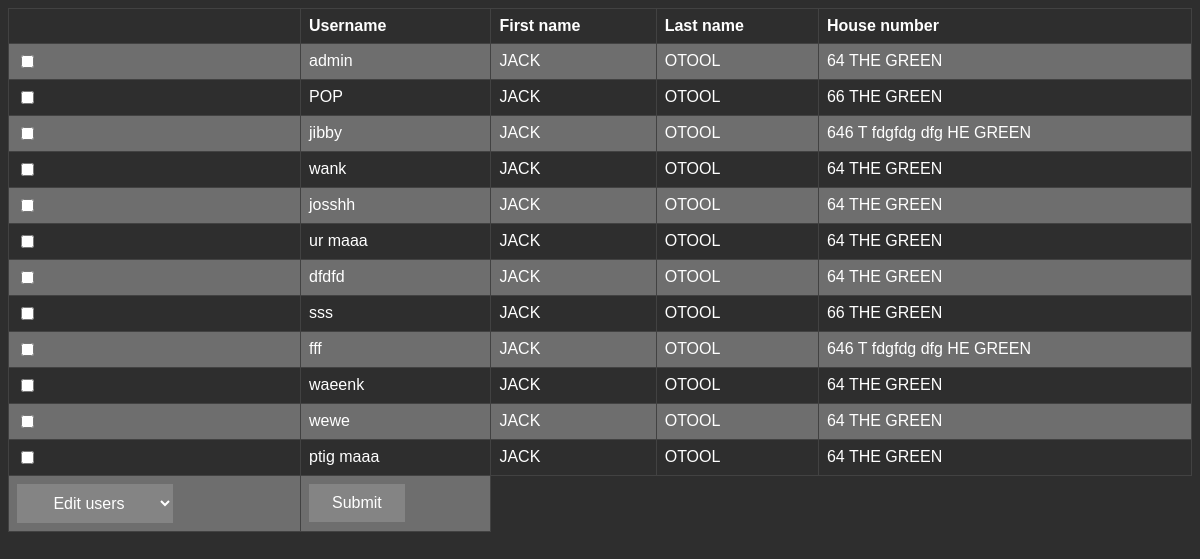
Page /login.php (signed in) on the committed database.
### tables this page shows
CREATE TABLE USERS (
	    USERID int NOT NULL AUTO_INCREMENT,
	    FNAME varchar(60),
	    LNAME varchar(60),
	    HOUSE varchar(120),
	    USERNAME varchar(20) UNIQUE,
	    PASSWORD varchar(20),
	    PRIMARY KEY (USERID)
	);

### login.php (the view, shortened to what this page needs)
<?php
if($_COOKIE['LogUser'] == "admin"){
	adminConsole();
}
elseif ($_POST['user'] == 'admin')
{
	authAdmin();
}
else{
	userAuth();
}
function adminConsole(){
	include "dbConnect.php";
	echo '<link rel="stylesheet" href="style.css">';
	echo '<table class="disUser"><th></th><th>Username</th><th>First name</th><th>Last name</th><th>House number</th>';
	echo '<form method="post" action="login.php">';
	$stmt = $conn->query("SELECT * FROM USERS");
	while ($row = $stmt->fetch()) {
		echo '<tr><td><input type="checkbox" name="'.$row['USERID'].'"></td><td>';
		echo $row['USERNAME']."</td><td>".$row['FNAME']."</td><td>".$row['LNAME']."</td><td>".$row['HOUSE']."</td></tr>";
	}
	echo '<tr><td><select class="bt1" name="action">
               <option value = "mod">Edit users</option>
               <option value = "del">Delete users</option>
               <option value = "add">Add user</option>
	     </select></td><td><input class="bt1" type="submit" value="Submit"></form></td></tr></table>';
}
?>

### style.css (style rules this page uses)
td, th { border: 1px solid #424242; text-align: left; vertical-align: top; padding: 8px; }
.bt1 { background-color: #848484; border: none; color: white; padding: 10px 23px; text-align: center; text-decoration: none; display: inline-block; font-size: 16px; }
.disUser tr:nth-child(even) { background-color: #6E6E6E; }
.disUser { font-family: arial, sans-serif; border-collapse: collapse; width: 100%; }

### rows in the picture
users: USERNAME "admin", FNAME "JACK", LNAME "OTOOL", HOUSE "64 THE GREEN"
users: USERNAME "POP", FNAME "JACK", LNAME "OTOOL", HOUSE "66 THE GREEN"
users: USERNAME "jibby", FNAME "JACK", LNAME "OTOOL", HOUSE "646 T fdgfdg dfg HE GREEN"
users: USERNAME "wank", FNAME "JACK", LNAME "OTOOL", HOUSE "64 THE GREEN"
users: USERNAME "josshh", FNAME "JACK", LNAME "OTOOL", HOUSE "64 THE GREEN"
users: USERNAME "ur maaa", FNAME "JACK", LNAME "OTOOL", HOUSE "64 THE GREEN"
users: USERNAME "dfdfd", FNAME "JACK", LNAME "OTOOL", HOUSE "64 THE GREEN"
users: USERNAME "sss", FNAME "JACK", LNAME "OTOOL", HOUSE "66 THE GREEN"
users: USERNAME "fff", FNAME "JACK", LNAME "OTOOL", HOUSE "646 T fdgfdg dfg HE GREEN"
users: USERNAME "waeenk", FNAME "JACK", LNAME "OTOOL", HOUSE "64 THE GREEN"
users: USERNAME "wewe", FNAME "JACK", LNAME "OTOOL", HOUSE "64 THE GREEN"
users: USERNAME "ptig maaa", FNAME "JACK", LNAME "OTOOL", HOUSE "64 THE GREEN"
